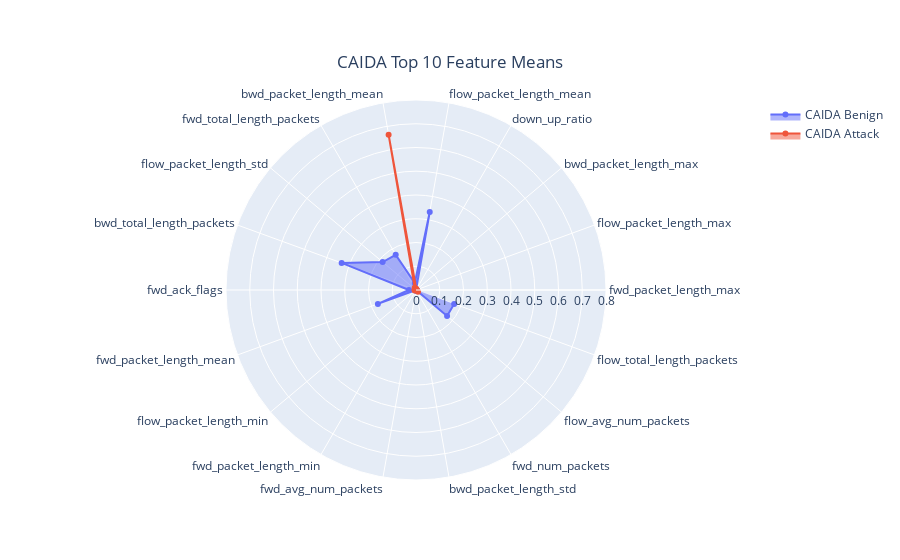

Here is the notebook cell this chart was saved with:
### Code cell
import plotly.graph_objects as go

# CAIDA Plot

categories = selected_features[:-1]

fig = go.Figure()

fig.add_trace(go.Scatterpolar(
      r=caida_benign_means.iloc[:-1],
      theta=categories,
      fill='toself',
      name='CAIDA Benign'
))
fig.add_trace(go.Scatterpolar(
      r=caida_attack_means.iloc[:-1],
      theta=categories,
      fill='toself',
      name='CAIDA Attack'
))

fig.update_layout(
  polar=dict(
    radialaxis=dict(
      visible=True,
      range=[0, 0.8]
    )),
  showlegend=True,
        title={
        'text': "CAIDA Top 10 Feature Means",
        'y':0.9,
        'x':0.5,
        'xanchor': 'center',
        'yanchor': 'top'}
)

fig.show()

### Figure 1 — Plotly figure (JSON) as saved in the notebook; plotly's stock layout.template omitted (floating-point values rounded to 4 significant figures)
{"data": [{"fill": "toself", "name": "CAIDA Benign", "r": [0.004003, 0.00213, 0.00213, 0, 0.3332, 0.02968, 0.1708, 0.1833, 0.3332, 0.02968, 0.1708, 0, 0, 0, 0.004133, 0, 0.1708, 0.1708], "theta": ["fwd_packet_length_max", "flow_packet_length_max", "bwd_packet_length_max", "down_up_ratio", "flow_packet_length_mean", "bwd_packet_length_mean", "fwd_total_length_packets", "flow_packet_length_std", "bwd_total_length_packets", "fwd_ack_flags", "fwd_packet_length_mean", "flow_packet_length_min", "fwd_packet_length_min", "fwd_avg_num_packets", "bwd_packet_length_std", "fwd_num_packets", "flow_avg_num_packets", "flow_total_length_packets"], "type": "scatterpolar"}, {"fill": "toself", "name": "CAIDA Attack", "r": [0.00194, 0.0003578, 0.000793, 0.0001175, 0.005769, 0.6639, 0.01097, 0.0002415, 0.00562, 0.005506, 0.005534, 0.0002369, 0.000177, 0.000231, 0.0001458, 0.0001204, 0.01097, 0.005534], "theta": ["fwd_packet_length_max", "flow_packet_length_max", "bwd_packet_length_max", "down_up_ratio", "flow_packet_length_mean", "bwd_packet_length_mean", "fwd_total_length_packets", "flow_packet_length_std", "bwd_total_length_packets", "fwd_ack_flags", "fwd_packet_length_mean", "flow_packet_length_min", "fwd_packet_length_min", "fwd_avg_num_packets", "bwd_packet_length_std", "fwd_num_packets", "flow_avg_num_packets", "flow_total_length_packets"], "type": "scatterpolar"}], "layout": {"polar": {"radialaxis": {"range": [0, 0.8], "visible": true}}, "showlegend": true, "title": {"text": "CAIDA Top 10 Feature Means", "x": 0.5, "xanchor": "center", "y": 0.9, "yanchor": "top"}}}
